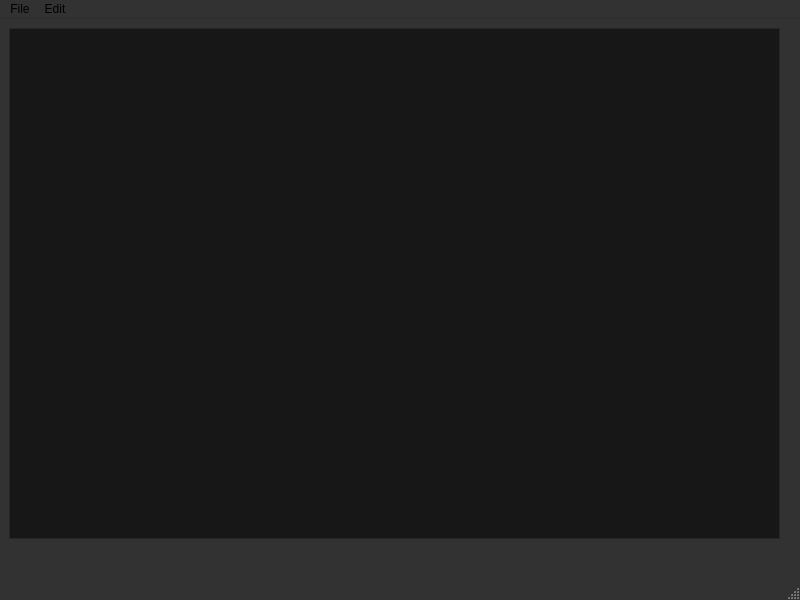
<?xml version="1.0" encoding="UTF-8"?>
<ui version="4.0">
 <class>MainWindow</class>
 <widget class="QMainWindow" name="MainWindow">
  <property name="geometry">
   <rect>
    <x>0</x>
    <y>0</y>
    <width>800</width>
    <height>600</height>
   </rect>
  </property>
  <property name="palette">
   <palette>
    <active>
     <colorrole role="WindowText">
      <brush brushstyle="SolidPattern">
       <color alpha="255">
        <red>0</red>
        <green>0</green>
        <blue>0</blue>
       </color>
      </brush>
     </colorrole>
     <colorrole role="Button">
      <brush brushstyle="SolidPattern">
       <color alpha="255">
        <red>255</red>
        <green>255</green>
        <blue>255</blue>
       </color>
      </brush>
     </colorrole>
     <colorrole role="Light">
      <brush brushstyle="SolidPattern">
       <color alpha="255">
        <red>255</red>
        <green>255</green>
        <blue>255</blue>
       </color>
      </brush>
     </colorrole>
     <colorrole role="Midlight">
      <brush brushstyle="SolidPattern">
       <color alpha="255">
        <red>255</red>
        <green>255</green>
        <blue>255</blue>
       </color>
      </brush>
     </colorrole>
     <colorrole role="Dark">
      <brush brushstyle="SolidPattern">
       <color alpha="255">
        <red>127</red>
        <green>127</green>
        <blue>127</blue>
       </color>
      </brush>
     </colorrole>
     <colorrole role="Mid">
      <brush brushstyle="SolidPattern">
       <color alpha="255">
        <red>170</red>
        <green>170</green>
        <blue>170</blue>
       </color>
      </brush>
     </colorrole>
     <colorrole role="Text">
      <brush brushstyle="SolidPattern">
       <color alpha="255">
        <red>0</red>
        <green>0</green>
        <blue>0</blue>
       </color>
      </brush>
     </colorrole>
     <colorrole role="BrightText">
      <brush brushstyle="SolidPattern">
       <color alpha="255">
        <red>255</red>
        <green>255</green>
        <blue>255</blue>
       </color>
      </brush>
     </colorrole>
     <colorrole role="ButtonText">
      <brush brushstyle="SolidPattern">
       <color alpha="255">
        <red>0</red>
        <green>0</green>
        <blue>0</blue>
       </color>
      </brush>
     </colorrole>
     <colorrole role="Base">
      <brush brushstyle="SolidPattern">
       <color alpha="255">
        <red>255</red>
        <green>255</green>
        <blue>255</blue>
       </color>
      </brush>
     </colorrole>
     <colorrole role="Window">
      <brush brushstyle="SolidPattern">
       <color alpha="255">
        <red>255</red>
        <green>255</green>
        <blue>255</blue>
       </color>
      </brush>
     </colorrole>
     <colorrole role="Shadow">
      <brush brushstyle="SolidPattern">
       <color alpha="255">
        <red>0</red>
        <green>0</green>
        <blue>0</blue>
       </color>
      </brush>
     </colorrole>
     <colorrole role="AlternateBase">
      <brush brushstyle="SolidPattern">
       <color alpha="255">
        <red>255</red>
        <green>255</green>
        <blue>255</blue>
       </color>
      </brush>
     </colorrole>
     <colorrole role="ToolTipBase">
      <brush brushstyle="SolidPattern">
       <color alpha="255">
        <red>255</red>
        <green>255</green>
        <blue>220</blue>
       </color>
      </brush>
     </colorrole>
     <colorrole role="ToolTipText">
      <brush brushstyle="SolidPattern">
       <color alpha="255">
        <red>0</red>
        <green>0</green>
        <blue>0</blue>
       </color>
      </brush>
     </colorrole>
    </active>
    <inactive>
     <colorrole role="WindowText">
      <brush brushstyle="SolidPattern">
       <color alpha="216">
        <red>255</red>
        <green>255</green>
        <blue>255</blue>
       </color>
      </brush>
     </colorrole>
     <colorrole role="Button">
      <brush brushstyle="SolidPattern">
       <color alpha="255">
        <red>50</red>
        <green>50</green>
        <blue>50</blue>
       </color>
      </brush>
     </colorrole>
     <colorrole role="Light">
      <brush brushstyle="SolidPattern">
       <color alpha="255">
        <red>55</red>
        <green>55</green>
        <blue>55</blue>
       </color>
      </brush>
     </colorrole>
     <colorrole role="Midlight">
      <brush brushstyle="SolidPattern">
       <color alpha="255">
        <red>52</red>
        <green>52</green>
        <blue>52</blue>
       </color>
      </brush>
     </colorrole>
     <colorrole role="Dark">
      <brush brushstyle="SolidPattern">
       <color alpha="255">
        <red>191</red>
        <green>191</green>
        <blue>191</blue>
       </color>
      </brush>
     </colorrole>
     <colorrole role="Mid">
      <brush brushstyle="SolidPattern">
       <color alpha="255">
        <red>36</red>
        <green>36</green>
        <blue>36</blue>
       </color>
      </brush>
     </colorrole>
     <colorrole role="Text">
      <brush brushstyle="SolidPattern">
       <color alpha="216">
        <red>255</red>
        <green>255</green>
        <blue>255</blue>
       </color>
      </brush>
     </colorrole>
     <colorrole role="BrightText">
      <brush brushstyle="SolidPattern">
       <color alpha="255">
        <red>55</red>
        <green>55</green>
        <blue>55</blue>
       </color>
      </brush>
     </colorrole>
     <colorrole role="ButtonText">
      <brush brushstyle="SolidPattern">
       <color alpha="255">
        <red>0</red>
        <green>0</green>
        <blue>0</blue>
       </color>
      </brush>
     </colorrole>
     <colorrole role="Base">
      <brush brushstyle="SolidPattern">
       <color alpha="255">
        <red>23</red>
        <green>23</green>
        <blue>23</blue>
       </color>
      </brush>
     </colorrole>
     <colorrole role="Window">
      <brush brushstyle="SolidPattern">
       <color alpha="255">
        <red>50</red>
        <green>50</green>
        <blue>50</blue>
       </color>
      </brush>
     </colorrole>
     <colorrole role="Shadow">
      <brush brushstyle="SolidPattern">
       <color alpha="255">
        <red>0</red>
        <green>0</green>
        <blue>0</blue>
       </color>
      </brush>
     </colorrole>
     <colorrole role="AlternateBase">
      <brush brushstyle="SolidPattern">
       <color alpha="255">
        <red>152</red>
        <green>152</green>
        <blue>152</blue>
       </color>
      </brush>
     </colorrole>
     <colorrole role="ToolTipBase">
      <brush brushstyle="SolidPattern">
       <color alpha="63">
        <red>255</red>
        <green>255</green>
        <blue>255</blue>
       </color>
      </brush>
     </colorrole>
     <colorrole role="ToolTipText">
      <brush brushstyle="SolidPattern">
       <color alpha="255">
        <red>0</red>
        <green>0</green>
        <blue>0</blue>
       </color>
      </brush>
     </colorrole>
    </inactive>
    <disabled>
     <colorrole role="WindowText">
      <brush brushstyle="SolidPattern">
       <color alpha="255">
        <red>127</red>
        <green>127</green>
        <blue>127</blue>
       </color>
      </brush>
     </colorrole>
     <colorrole role="Button">
      <brush brushstyle="SolidPattern">
       <color alpha="255">
        <red>255</red>
        <green>255</green>
        <blue>255</blue>
       </color>
      </brush>
     </colorrole>
     <colorrole role="Light">
      <brush brushstyle="SolidPattern">
       <color alpha="255">
        <red>255</red>
        <green>255</green>
        <blue>255</blue>
       </color>
      </brush>
     </colorrole>
     <colorrole role="Midlight">
      <brush brushstyle="SolidPattern">
       <color alpha="255">
        <red>255</red>
        <green>255</green>
        <blue>255</blue>
       </color>
      </brush>
     </colorrole>
     <colorrole role="Dark">
      <brush brushstyle="SolidPattern">
       <color alpha="255">
        <red>127</red>
        <green>127</green>
        <blue>127</blue>
       </color>
      </brush>
     </colorrole>
     <colorrole role="Mid">
      <brush brushstyle="SolidPattern">
       <color alpha="255">
        <red>170</red>
        <green>170</green>
        <blue>170</blue>
       </color>
      </brush>
     </colorrole>
     <colorrole role="Text">
      <brush brushstyle="SolidPattern">
       <color alpha="255">
        <red>127</red>
        <green>127</green>
        <blue>127</blue>
       </color>
      </brush>
     </colorrole>
     <colorrole role="BrightText">
      <brush brushstyle="SolidPattern">
       <color alpha="255">
        <red>255</red>
        <green>255</green>
        <blue>255</blue>
       </color>
      </brush>
     </colorrole>
     <colorrole role="ButtonText">
      <brush brushstyle="SolidPattern">
       <color alpha="255">
        <red>127</red>
        <green>127</green>
        <blue>127</blue>
       </color>
      </brush>
     </colorrole>
     <colorrole role="Base">
      <brush brushstyle="SolidPattern">
       <color alpha="255">
        <red>255</red>
        <green>255</green>
        <blue>255</blue>
       </color>
      </brush>
     </colorrole>
     <colorrole role="Window">
      <brush brushstyle="SolidPattern">
       <color alpha="255">
        <red>255</red>
        <green>255</green>
        <blue>255</blue>
       </color>
      </brush>
     </colorrole>
     <colorrole role="Shadow">
      <brush brushstyle="SolidPattern">
       <color alpha="255">
        <red>0</red>
        <green>0</green>
        <blue>0</blue>
       </color>
      </brush>
     </colorrole>
     <colorrole role="AlternateBase">
      <brush brushstyle="SolidPattern">
       <color alpha="255">
        <red>152</red>
        <green>152</green>
        <blue>152</blue>
       </color>
      </brush>
     </colorrole>
     <colorrole role="ToolTipBase">
      <brush brushstyle="SolidPattern">
       <color alpha="63">
        <red>255</red>
        <green>255</green>
        <blue>255</blue>
       </color>
      </brush>
     </colorrole>
     <colorrole role="ToolTipText">
      <brush brushstyle="SolidPattern">
       <color alpha="255">
        <red>0</red>
        <green>0</green>
        <blue>0</blue>
       </color>
      </brush>
     </colorrole>
    </disabled>
   </palette>
  </property>
  <property name="windowTitle">
   <string>MainWindow</string>
  </property>
  <widget class="QWidget" name="centralwidget">
   <widget class="QWidget" name="verticalLayoutWidget">
    <property name="geometry">
     <rect>
      <x>9</x>
      <y>9</y>
      <width>771</width>
      <height>511</height>
     </rect>
    </property>
    <layout class="QVBoxLayout" name="verticalLayout">
     <item>
      <widget class="QTextEdit" name="textEdit"/>
     </item>
    </layout>
   </widget>
  </widget>
  <widget class="QMenuBar" name="menubar">
   <property name="geometry">
    <rect>
     <x>0</x>
     <y>0</y>
     <width>800</width>
     <height>37</height>
    </rect>
   </property>
   <widget class="QMenu" name="menuFile">
    <property name="palette">
     <palette>
      <active>
       <colorrole role="WindowText">
        <brush brushstyle="SolidPattern">
         <color alpha="255">
          <red>0</red>
          <green>0</green>
          <blue>0</blue>
         </color>
        </brush>
       </colorrole>
       <colorrole role="Button">
        <brush brushstyle="SolidPattern">
         <color alpha="255">
          <red>245</red>
          <green>251</green>
          <blue>255</blue>
         </color>
        </brush>
       </colorrole>
       <colorrole role="Light">
        <brush brushstyle="SolidPattern">
         <color alpha="255">
          <red>255</red>
          <green>255</green>
          <blue>255</blue>
         </color>
        </brush>
       </colorrole>
       <colorrole role="Midlight">
        <brush brushstyle="SolidPattern">
         <color alpha="255">
          <red>250</red>
          <green>253</green>
          <blue>255</blue>
         </color>
        </brush>
       </colorrole>
       <colorrole role="Dark">
        <brush brushstyle="SolidPattern">
         <color alpha="255">
          <red>123</red>
          <green>125</green>
          <blue>127</blue>
         </color>
        </brush>
       </colorrole>
       <colorrole role="Mid">
        <brush brushstyle="SolidPattern">
         <color alpha="255">
          <red>164</red>
          <green>167</green>
          <blue>170</blue>
         </color>
        </brush>
       </colorrole>
       <colorrole role="Text">
        <brush brushstyle="SolidPattern">
         <color alpha="255">
          <red>0</red>
          <green>0</green>
          <blue>0</blue>
         </color>
        </brush>
       </colorrole>
       <colorrole role="BrightText">
        <brush brushstyle="SolidPattern">
         <color alpha="255">
          <red>255</red>
          <green>255</green>
          <blue>255</blue>
         </color>
        </brush>
       </colorrole>
       <colorrole role="ButtonText">
        <brush brushstyle="SolidPattern">
         <color alpha="255">
          <red>0</red>
          <green>0</green>
          <blue>0</blue>
         </color>
        </brush>
       </colorrole>
       <colorrole role="Base">
        <brush brushstyle="SolidPattern">
         <color alpha="255">
          <red>255</red>
          <green>255</green>
          <blue>255</blue>
         </color>
        </brush>
       </colorrole>
       <colorrole role="Window">
        <brush brushstyle="SolidPattern">
         <color alpha="255">
          <red>245</red>
          <green>251</green>
          <blue>255</blue>
         </color>
        </brush>
       </colorrole>
       <colorrole role="Shadow">
        <brush brushstyle="SolidPattern">
         <color alpha="255">
          <red>0</red>
          <green>0</green>
          <blue>0</blue>
         </color>
        </brush>
       </colorrole>
       <colorrole role="AlternateBase">
        <brush brushstyle="SolidPattern">
         <color alpha="255">
          <red>250</red>
          <green>253</green>
          <blue>255</blue>
         </color>
        </brush>
       </colorrole>
       <colorrole role="ToolTipBase">
        <brush brushstyle="SolidPattern">
         <color alpha="255">
          <red>255</red>
          <green>255</green>
          <blue>220</blue>
         </color>
        </brush>
       </colorrole>
       <colorrole role="ToolTipText">
        <brush brushstyle="SolidPattern">
         <color alpha="255">
          <red>0</red>
          <green>0</green>
          <blue>0</blue>
         </color>
        </brush>
       </colorrole>
      </active>
      <inactive>
       <colorrole role="WindowText">
        <brush brushstyle="SolidPattern">
         <color alpha="255">
          <red>208</red>
          <green>208</green>
          <blue>208</blue>
         </color>
        </brush>
       </colorrole>
       <colorrole role="Button">
        <brush brushstyle="SolidPattern">
         <color alpha="255">
          <red>64</red>
          <green>65</green>
          <blue>66</blue>
         </color>
        </brush>
       </colorrole>
       <colorrole role="Light">
        <brush brushstyle="SolidPattern">
         <color alpha="255">
          <red>55</red>
          <green>55</green>
          <blue>55</blue>
         </color>
        </brush>
       </colorrole>
       <colorrole role="Midlight">
        <brush brushstyle="SolidPattern">
         <color alpha="255">
          <red>52</red>
          <green>52</green>
          <blue>52</blue>
         </color>
        </brush>
       </colorrole>
       <colorrole role="Dark">
        <brush brushstyle="SolidPattern">
         <color alpha="255">
          <red>64</red>
          <green>65</green>
          <blue>66</blue>
         </color>
        </brush>
       </colorrole>
       <colorrole role="Mid">
        <brush brushstyle="SolidPattern">
         <color alpha="255">
          <red>160</red>
          <green>160</green>
          <blue>160</blue>
         </color>
        </brush>
       </colorrole>
       <colorrole role="Text">
        <brush brushstyle="SolidPattern">
         <color alpha="255">
          <red>208</red>
          <green>208</green>
          <blue>208</blue>
         </color>
        </brush>
       </colorrole>
       <colorrole role="BrightText">
        <brush brushstyle="SolidPattern">
         <color alpha="255">
          <red>255</red>
          <green>51</green>
          <blue>51</blue>
         </color>
        </brush>
       </colorrole>
       <colorrole role="ButtonText">
        <brush brushstyle="SolidPattern">
         <color alpha="255">
          <red>208</red>
          <green>208</green>
          <blue>208</blue>
         </color>
        </brush>
       </colorrole>
       <colorrole role="Base">
        <brush brushstyle="SolidPattern">
         <color alpha="255">
          <red>46</red>
          <green>47</green>
          <blue>48</blue>
         </color>
        </brush>
       </colorrole>
       <colorrole role="Window">
        <brush brushstyle="SolidPattern">
         <color alpha="255">
          <red>46</red>
          <green>47</green>
          <blue>48</blue>
         </color>
        </brush>
       </colorrole>
       <colorrole role="Shadow">
        <brush brushstyle="SolidPattern">
         <color alpha="255">
          <red>0</red>
          <green>0</green>
          <blue>0</blue>
         </color>
        </brush>
       </colorrole>
       <colorrole role="AlternateBase">
        <brush brushstyle="SolidPattern">
         <color alpha="255">
          <red>53</red>
          <green>54</green>
          <blue>55</blue>
         </color>
        </brush>
       </colorrole>
       <colorrole role="ToolTipBase">
        <brush brushstyle="SolidPattern">
         <color alpha="255">
          <red>64</red>
          <green>65</green>
          <blue>66</blue>
         </color>
        </brush>
       </colorrole>
       <colorrole role="ToolTipText">
        <brush brushstyle="SolidPattern">
         <color alpha="255">
          <red>208</red>
          <green>208</green>
          <blue>208</blue>
         </color>
        </brush>
       </colorrole>
      </inactive>
      <disabled>
       <colorrole role="WindowText">
        <brush brushstyle="SolidPattern">
         <color alpha="255">
          <red>123</red>
          <green>125</green>
          <blue>127</blue>
         </color>
        </brush>
       </colorrole>
       <colorrole role="Button">
        <brush brushstyle="SolidPattern">
         <color alpha="255">
          <red>245</red>
          <green>251</green>
          <blue>255</blue>
         </color>
        </brush>
       </colorrole>
       <colorrole role="Light">
        <brush brushstyle="SolidPattern">
         <color alpha="255">
          <red>255</red>
          <green>255</green>
          <blue>255</blue>
         </color>
        </brush>
       </colorrole>
       <colorrole role="Midlight">
        <brush brushstyle="SolidPattern">
         <color alpha="255">
          <red>250</red>
          <green>253</green>
          <blue>255</blue>
         </color>
        </brush>
       </colorrole>
       <colorrole role="Dark">
        <brush brushstyle="SolidPattern">
         <color alpha="255">
          <red>123</red>
          <green>125</green>
          <blue>127</blue>
         </color>
        </brush>
       </colorrole>
       <colorrole role="Mid">
        <brush brushstyle="SolidPattern">
         <color alpha="255">
          <red>164</red>
          <green>167</green>
          <blue>170</blue>
         </color>
        </brush>
       </colorrole>
       <colorrole role="Text">
        <brush brushstyle="SolidPattern">
         <color alpha="255">
          <red>123</red>
          <green>125</green>
          <blue>127</blue>
         </color>
        </brush>
       </colorrole>
       <colorrole role="BrightText">
        <brush brushstyle="SolidPattern">
         <color alpha="255">
          <red>255</red>
          <green>255</green>
          <blue>255</blue>
         </color>
        </brush>
       </colorrole>
       <colorrole role="ButtonText">
        <brush brushstyle="SolidPattern">
         <color alpha="255">
          <red>123</red>
          <green>125</green>
          <blue>127</blue>
         </color>
        </brush>
       </colorrole>
       <colorrole role="Base">
        <brush brushstyle="SolidPattern">
         <color alpha="255">
          <red>245</red>
          <green>251</green>
          <blue>255</blue>
         </color>
        </brush>
       </colorrole>
       <colorrole role="Window">
        <brush brushstyle="SolidPattern">
         <color alpha="255">
          <red>245</red>
          <green>251</green>
          <blue>255</blue>
         </color>
        </brush>
       </colorrole>
       <colorrole role="Shadow">
        <brush brushstyle="SolidPattern">
         <color alpha="255">
          <red>0</red>
          <green>0</green>
          <blue>0</blue>
         </color>
        </brush>
       </colorrole>
       <colorrole role="AlternateBase">
        <brush brushstyle="SolidPattern">
         <color alpha="255">
          <red>53</red>
          <green>54</green>
          <blue>55</blue>
         </color>
        </brush>
       </colorrole>
       <colorrole role="ToolTipBase">
        <brush brushstyle="SolidPattern">
         <color alpha="255">
          <red>64</red>
          <green>65</green>
          <blue>66</blue>
         </color>
        </brush>
       </colorrole>
       <colorrole role="ToolTipText">
        <brush brushstyle="SolidPattern">
         <color alpha="255">
          <red>208</red>
          <green>208</green>
          <blue>208</blue>
         </color>
        </brush>
       </colorrole>
      </disabled>
     </palette>
    </property>
    <property name="title">
     <string>File</string>
    </property>
    <addaction name="actionNew"/>
    <addaction name="actionOpen"/>
    <addaction name="actionSave"/>
    <addaction name="actionSave_as"/>
    <addaction name="actionPrint"/>
    <addaction name="actionExit"/>
   </widget>
   <widget class="QMenu" name="menuEdit">
    <property name="title">
     <string>Edit</string>
    </property>
    <addaction name="actionCopy"/>
    <addaction name="actionPaste"/>
    <addaction name="actionCut"/>
    <addaction name="actionUndo"/>
    <addaction name="actionRedo"/>
   </widget>
   <addaction name="menuFile"/>
   <addaction name="menuEdit"/>
  </widget>
  <widget class="QStatusBar" name="statusbar"/>
  <action name="actionNew">
   <property name="text">
    <string>New</string>
   </property>
  </action>
  <action name="actionOpen">
   <property name="text">
    <string>Open</string>
   </property>
  </action>
  <action name="actionSave_as">
   <property name="text">
    <string>Save as</string>
   </property>
  </action>
  <action name="actionPrint">
   <property name="text">
    <string>Print</string>
   </property>
  </action>
  <action name="actionExit">
   <property name="text">
    <string>Exit</string>
   </property>
  </action>
  <action name="actionCopy">
   <property name="text">
    <string>Copy</string>
   </property>
  </action>
  <action name="actionPaste">
   <property name="text">
    <string>Paste</string>
   </property>
  </action>
  <action name="actionCut">
   <property name="text">
    <string>Cut</string>
   </property>
  </action>
  <action name="actionUndo">
   <property name="text">
    <string>Undo</string>
   </property>
  </action>
  <action name="actionRedo">
   <property name="text">
    <string>Redo</string>
   </property>
  </action>
  <action name="actionSave">
   <property name="text">
    <string>Save</string>
   </property>
  </action>
 </widget>
 <resources/>
 <connections/>
</ui>
